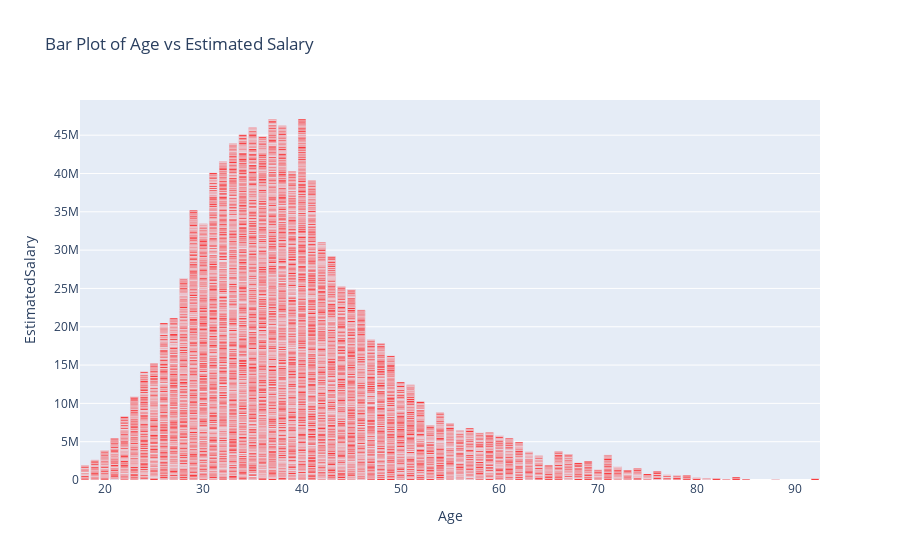

This figure's notebook cell:
### Code cell
# 5. Generate a bar plot using Plotly.

import pandas as pd
import plotly.express as px
df=pd.read_csv("Bank_churn.csv") 
figure=px.bar(df,x="Age",y="EstimatedSalary",title="Bar Plot of Age vs Estimated Salary")
figure.update_traces(marker_color='red')
figure.show()

### Figure 1 — Plotly figure (JSON) as saved in the notebook; plotly's stock layout.template omitted (floating-point values rounded to 4 significant figures; data arrays with more than 128 entries replaced by an {"elided": "..."} marker saying what was removed)
{"data": [{"hovertemplate": "Age=%{x}<br>EstimatedSalary=%{y}<extra></extra>", "legendgroup": "", "marker": {"color": "red", "pattern": {"shape": ""}}, "name": "", "orientation": "v", "showlegend": false, "textposition": "auto", "type": "bar", "x": {"elided": "10000 int values"}, "xaxis": "x", "y": {"elided": "10000 float values"}, "yaxis": "y"}], "layout": {"barmode": "relative", "legend": {"tracegroupgap": 0}, "title": {"text": "Bar Plot of Age vs Estimated Salary"}, "xaxis": {"anchor": "y", "domain": [0, 1], "title": {"text": "Age"}}, "yaxis": {"anchor": "x", "domain": [0, 1], "title": {"text": "EstimatedSalary"}}}}
